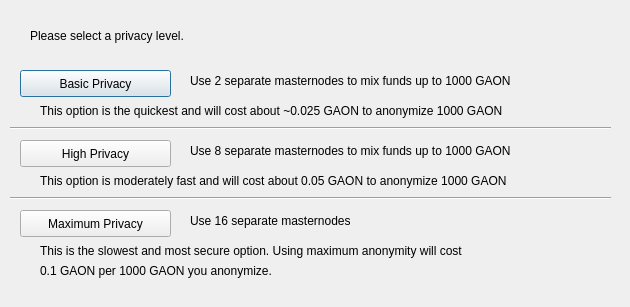
<?xml version="1.0" encoding="UTF-8"?>
<ui version="4.0">
 <class>DarksendConfig</class>
 <widget class="QDialog" name="DarksendConfig">
  <property name="geometry">
   <rect>
    <x>0</x>
    <y>0</y>
    <width>630</width>
    <height>307</height>
   </rect>
  </property>
  <property name="windowTitle">
   <string>Configure PrivateSend</string>
  </property>
  <widget class="QPushButton" name="buttonBasic">
   <property name="geometry">
    <rect>
     <x>20</x>
     <y>70</y>
     <width>151</width>
     <height>27</height>
    </rect>
   </property>
   <property name="text">
    <string>Basic Privacy</string>
   </property>
  </widget>
  <widget class="QPushButton" name="buttonHigh">
   <property name="geometry">
    <rect>
     <x>20</x>
     <y>140</y>
     <width>151</width>
     <height>27</height>
    </rect>
   </property>
   <property name="text">
    <string>High Privacy</string>
   </property>
  </widget>
  <widget class="QPushButton" name="buttonMax">
   <property name="geometry">
    <rect>
     <x>20</x>
     <y>210</y>
     <width>151</width>
     <height>27</height>
    </rect>
   </property>
   <property name="text">
    <string>Maximum Privacy</string>
   </property>
  </widget>
  <widget class="QLabel" name="label">
   <property name="geometry">
    <rect>
     <x>30</x>
     <y>20</y>
     <width>571</width>
     <height>31</height>
    </rect>
   </property>
   <property name="text">
    <string>Please select a privacy level.</string>
   </property>
  </widget>
  <widget class="QLabel" name="label_2">
   <property name="geometry">
    <rect>
     <x>190</x>
     <y>70</y>
     <width>421</width>
     <height>21</height>
    </rect>
   </property>
   <property name="text">
    <string>Use 2 separate masternodes to mix funds up to 1000 GAON</string>
   </property>
  </widget>
  <widget class="QLabel" name="label_3">
   <property name="geometry">
    <rect>
     <x>190</x>
     <y>140</y>
     <width>411</width>
     <height>21</height>
    </rect>
   </property>
   <property name="text">
    <string>Use 8 separate masternodes to mix funds up to 1000 GAON</string>
   </property>
  </widget>
  <widget class="QLabel" name="label_4">
   <property name="geometry">
    <rect>
     <x>190</x>
     <y>210</y>
     <width>421</width>
     <height>21</height>
    </rect>
   </property>
   <property name="text">
    <string>Use 16 separate masternodes</string>
   </property>
  </widget>
  <widget class="QLabel" name="label_6">
   <property name="geometry">
    <rect>
     <x>40</x>
     <y>100</y>
     <width>561</width>
     <height>21</height>
    </rect>
   </property>
   <property name="text">
    <string>This option is the quickest and will cost about ~0.025 GAON to anonymize 1000 GAON</string>
   </property>
  </widget>
  <widget class="QLabel" name="label_7">
   <property name="geometry">
    <rect>
     <x>40</x>
     <y>170</y>
     <width>561</width>
     <height>21</height>
    </rect>
   </property>
   <property name="text">
    <string>This option is moderately fast and will cost about 0.05 GAON to anonymize 1000 GAON</string>
   </property>
  </widget>
  <widget class="QLabel" name="label_8">
   <property name="geometry">
    <rect>
     <x>40</x>
     <y>240</y>
     <width>561</width>
     <height>21</height>
    </rect>
   </property>
   <property name="text">
    <string>This is the slowest and most secure option. Using maximum anonymity will cost</string>
   </property>
  </widget>
  <widget class="QLabel" name="label_9">
   <property name="geometry">
    <rect>
     <x>40</x>
     <y>260</y>
     <width>561</width>
     <height>21</height>
    </rect>
   </property>
   <property name="text">
    <string>0.1 GAON per 1000 GAON you anonymize.</string>
   </property>
  </widget>
  <widget class="Line" name="line">
   <property name="geometry">
    <rect>
     <x>10</x>
     <y>120</y>
     <width>601</width>
     <height>16</height>
    </rect>
   </property>
   <property name="orientation">
    <enum>Qt::Horizontal</enum>
   </property>
  </widget>
  <widget class="Line" name="line_2">
   <property name="geometry">
    <rect>
     <x>10</x>
     <y>190</y>
     <width>601</width>
     <height>16</height>
    </rect>
   </property>
   <property name="orientation">
    <enum>Qt::Horizontal</enum>
   </property>
  </widget>
 </widget>
 <resources/>
 <connections/>
</ui>
